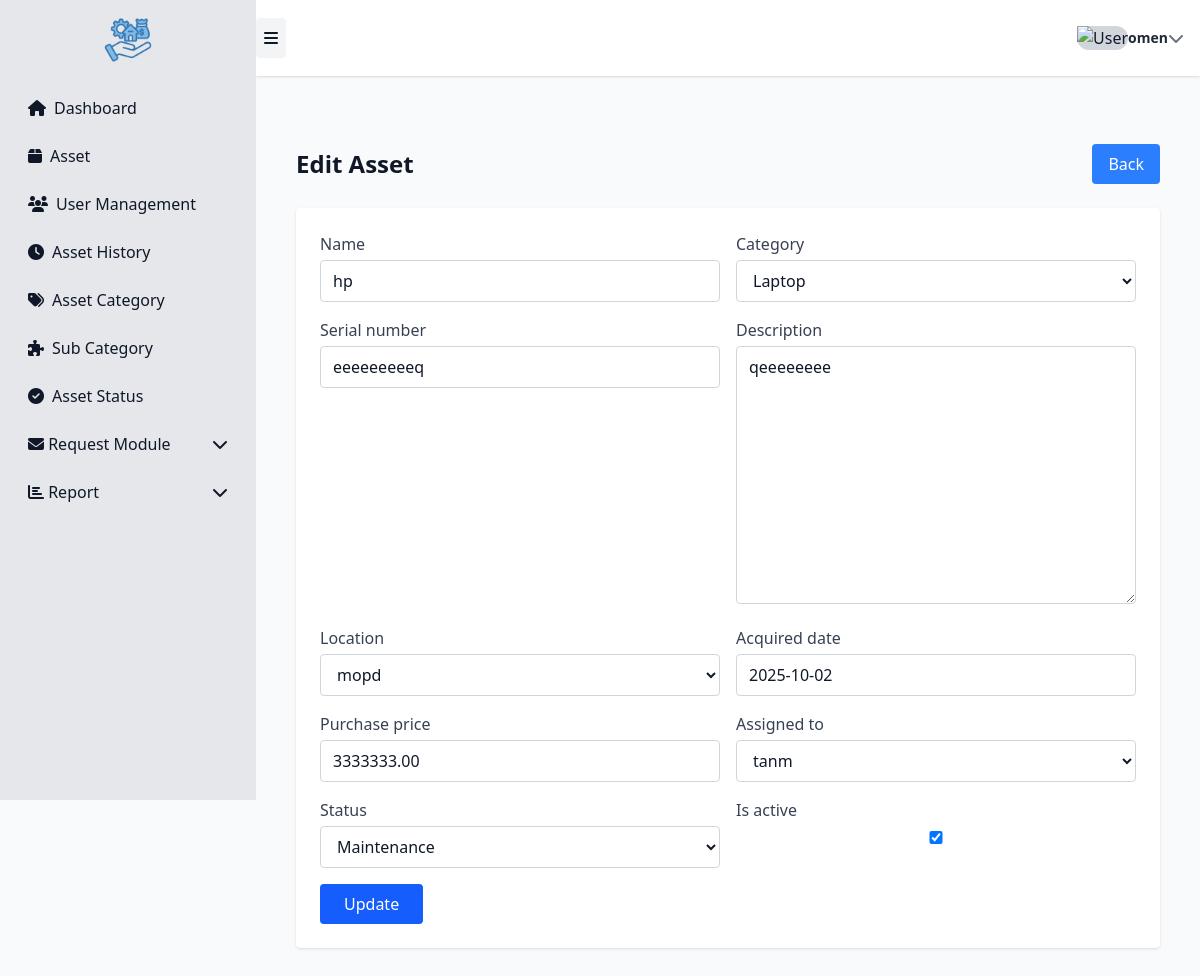
The app's page /asset/1/update/ (signed in) with its own data.
### asset1/models.py (models this page shows, shortened)
class Asset(models.Model):
    STATUS_AVAILABLE = "available"
    STATUS_ASSIGNED = "assigned"
    STATUS_MAINTENANCE = "maintenance"
    STATUS_LOST = "lost"
    STATUS_RETIRED = "retired"
    STATUS_CHOICES = [
        (STATUS_AVAILABLE, "Available"),
        (STATUS_ASSIGNED, "Assigned"),
        (STATUS_MAINTENANCE, "Maintenance"),
        (STATUS_LOST, "Lost"),
        (STATUS_RETIRED, "Retired"),
    ]
    uuid = models.UUIDField(default=uuid.uuid4, editable=False, unique=True)
    name = models.CharField(max_length=200)
    category = models.ForeignKey(Category, on_delete=models.PROTECT, related_name="assets")
    serial_number = models.CharField(max_length=200, blank=True, null=True, unique=True)
    description = models.TextField(blank=True)
    location = models.ForeignKey(Location, on_delete=models.SET_NULL, null=True, blank=True)
    status = models.CharField(max_length=32, choices=STATUS_CHOICES, default=STATUS_AVAILABLE)
    assigned_to = models.ForeignKey(settings.AUTH_USER_MODEL, null=True, blank=True,
                                    on_delete=models.SET_NULL, related_name="assigned_assets")
    acquired_date = models.DateField(null=True, blank=True)
    purchase_price = models.DecimalField(max_digits=12, decimal_places=2, null=True, blank=True)
    is_active = models.BooleanField(default=True)
    created_at = models.DateTimeField(auto_now_add=True)
    updated_at = models.DateTimeField(auto_now=True)

### asset1/views.py (the view)
# urls.py: path("asset/<int:pk>/update/", views.asset_update, name="asset-update"),
@login_required
def asset_update(request, pk):
    asset = get_object_or_404(Asset, pk=pk)
    if request.method == "POST":
        form = AssetForm(request.POST, instance=asset)
        if form.is_valid():
            form.save()
            return redirect("asset1:asset_list")
    else:
        form = AssetForm(instance=asset)
    return render(request, "asset1/asset_form.html", {"form": form})

### asset1/forms.py
class AssetForm(forms.ModelForm):
    class Meta:
        model = Asset
        fields = ['name','category','serial_number','description','location','acquired_date','purchase_price','assigned_to','status','is_active']

### asset1/models.py (called while the page is built)
    def __str__(self):
        return self.name

    def __str__(self):
        return self.name

### asset1/templates/asset1/asset_form.html (shortened to what this page needs)
{% extends 'asset1/sidebar.html' %}
{% load widget_tweaks %}
{% block page_content %}
<div class="flex flex-col md:flex-row">
    <div class="flex-1 p-4">
        <div class="flex justify-between items-center mb-6">
            <h2 class="text-2xl font-semibold">
                {% if form.instance.pk %}Edit Asset{% else %}Add Asset{% endif %}
            </h2>
            <a href="{% url 'asset1:asset_list' %}" class="px-4 py-2 bg-blue-500 text-white rounded hover:bg-blue-700">
                Back
            </a>
        </div>
        <div class="bg-white shadow rounded p-6">
            <form method="post" class="space-y-4">
                <div class="grid grid-cols-1 md:grid-cols-2 gap-4">
                    {% for field in form %}
                        <div>
                            <label class="block text-gray-700 font-medium mb-1">{{ field.label }}</label>
                            {{ field|add_class:"w-full border border-gray-300 rounded px-3 py-2 focus:outline-none focus:ring-2 focus:ring-blue-500" }}
                        </div>
                    {% endfor %}
                </div>
                <button type="submit" class="px-6 py-2 bg-blue-600 text-white rounded hover:bg-blue-700 transition">
                    {% if form.instance.pk %}Update{% else %}Save{% endif %}
                </button>
            </form>
        </div>
    </div>
</div>
{% endblock %}

### asset1/templates/asset1/sidebar.html (shortened to what this page needs)
{% extends "asset1/base.html" %}
{% load static %}
{% load widget_tweaks %}
{% block content %}
<link rel="stylesheet"
      href="https://cdnjs.cloudflare.com/ajax/libs/font-awesome/6.4.0/css/all.min.css"/>
<link rel="stylesheet" href="https://cdn.jsdelivr.net/npm/bootstrap-icons@1.10.5/font/bootstrap-icons.css">
<div class="min-h-screen w-full bg-gray-50">
    <aside id="sidebar"
       class="bg-gray-200 min-h-screen fixed top-0 left-0 flex-shrink-0 overflow-y-auto transition-all duration-300 z-50"
       " style="width: 16rem;">
        <div class="flex flex-col justify-between h-full">
            <div class="flex flex-col gap-2 p-4">
            <div class="mb-4">
                <img src="{% static 'images/asset.png' %}" alt="Asset Management Logo" class="h-12 mx-auto">
            </div>
                <a href="{% url 'asset1:dashboard' %}" class="flex items-center gap-2 px-3 py-2 rounded hover:bg-gray-300">
                    <i class="fas fa-home w-5"></i>
                    <span class="sidebar-text">Dashboard</span>
                </a>
                <a href="{% url 'asset1:asset_list' %}" class="flex items-center gap-2 px-3 py-2 rounded hover:bg-gray-300">
                    <i class="fas fa-box w-5"></i>
                    <span class="sidebar-text">Asset</span>
                </a>
                <a href="{% url 'asset1:employee_list' %}" class="flex items-center gap-2 px-3 py-2 rounded hover:bg-gray-300">
                    <i class="fas fa-users w-5"></i>
                    <span class="sidebar-text">User Management</span>
                </a>
                <a href="{% url 'asset1:asset_history' %}" class="flex items-center gap-2 px-3 py-2 rounded hover:bg-gray-300">
                    <i class="fas fa-clock w-5"></i>
                    <span class="sidebar-text">Asset History</span>
                </a>
                <a href="{% url 'asset1:asset_category' %}" class="flex items-center gap-2 px-3 py-2 rounded hover:bg-gray-300">
                    <i class="fas fa-tags w-5"></i>
                    <span class="sidebar-text">Asset Category</span>
                </a>
                <a href="{% url 'asset1:subcategory_list' %}" class="flex items-center gap-2 px-3 py-2 rounded hover:bg-gray-300">
                    <i class="fas fa-puzzle-piece w-5"></i>
                    <span class="sidebar-text">Sub Category</span>
                </a>
                <a href="{% url 'asset1:asset_status' %}" class="flex items-center gap-2 px-3 py-2 rounded hover:bg-gray-300">
                    <i class="fas fa-check-circle w-5"></i>
                    <span class="sidebar-text">Asset Status</span>
                </a>
                <details class="group">
                    <summary class="flex justify-between items-center px-3 py-2 rounded cursor-pointer hover:bg-gray-300">
                        <span>
                            <i class="fas fa-envelope w-5"></i>
                            <span class="sidebar-text">Request Module</span>
                        </span>
                        <i class="fas fa-chevron-down transition-transform group-open:rotate-180"></i>
                    </summary>
                </details>
                <details class="group">
                    <summary class="flex justify-between items-center px-3 py-2 rounded cursor-pointer hover:bg-gray-300">
                        <span>
                            <i class="fas fa-chart-bar w-5"></i>
                            <span class="sidebar-text">Report</span>
                        </span>
                        <i class="fas fa-chevron-down transition-transform group-open:rotate-180"></i>
                    </summary>
                </details>
            </div>
        </div>
    </aside>
    <nav id="navbar"
     class="bg-white shadow flex justify-between items-center px-10 h-20 flex-shrink-0 fixed top-0 z-40 transition-all duration-300"
     style="height: 4.75rem; left: 16rem; width: calc(100vw - 16rem);">
        <div class="flex items-center gap-4">
            <button id="sidebar-toggle"
                    class="p-2 rounded bg-gray-100 hover:bg-gray-200 transition">
                <i class="fa-solid fa-bars"></i>
            </button>
        </div>
        <div class="relative flex items-center" id="user-dropdown-container">
            <button id="user-dropdown-btn" class="flex items-center gap-3 px-4 py-2 rounded-lg hover:bg-gray-200 dark:hover:bg-gray-700 transition select-none">
                <div class="h-10 w-10 rounded-full overflow-hidden bg-gray-300 flex items-center justify-center">
                    <img id="user-avatar" src="" alt="User" class="object-cover w-full h-full">
                </div>
                <div class="flex flex-col leading-tight text-left sidebar-text">
                    <span class="text-gray-800 dark:text-gray-100 font-semibold text-sm">{{ user.get_username }}</span>
                </div>
                <i id="user-dropdown-icon" class="fas fa-chevron-down text-gray-500 ml-2 transition-transform duration-200"></i>
            </button>
        </div>
    </nav>
 <main id="main-content"
      class="overflow-y-auto p-6 bg-gray-50 transition-all duration-300"
      style="margin-left: 16rem; margin-top: 5rem; min-height: calc(100vh - 5rem);">
    {% block page_content %}{% endblock %}
</main>
</div>
{% endblock %}

### asset1/templates/asset1/asset_form.html (style rules this page uses)
html, body { overflow-x: hidden; }

### records on screen
Asset: form "hp" "Laptop" "eeeeeeeeeq" "qeeeeeeee" "mopd" "2025-10-02" "3333333.00" "tanm" "Maintenance" "☑"

### other values on screen
{{ user.get_username }} "omen"
{{ field.label }} "Name" "Category" "Serial number" "Description" "Location" "Acquired date" "Purchase price" "Assigned to" "Status" "Is active"
